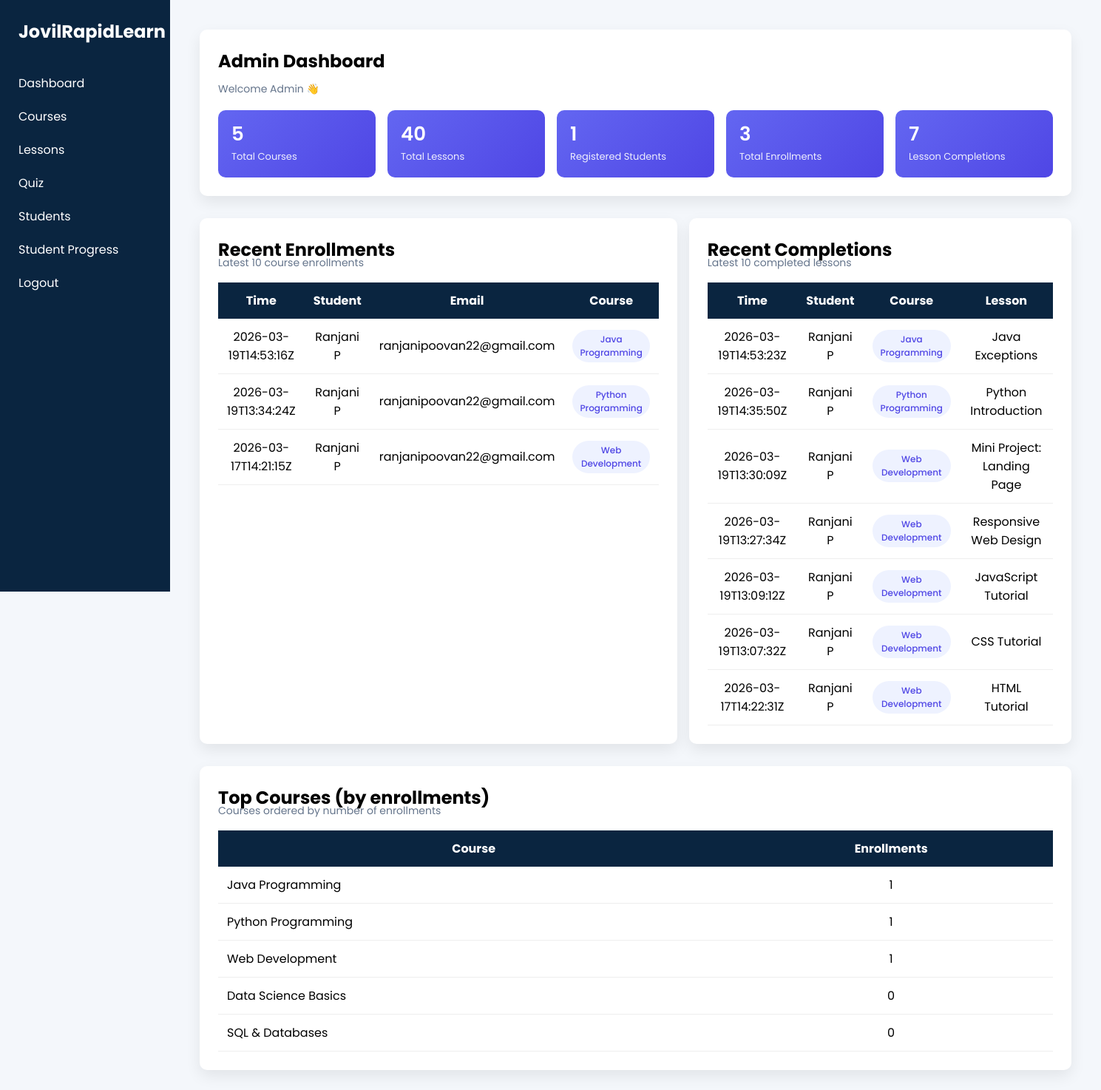
The page /admin on the database its author committed.
### tables this page shows
CREATE TABLE enrollments(
id INTEGER PRIMARY KEY AUTOINCREMENT,
user_id INTEGER,
course_id INTEGER,
enrolled_at TEXT,
UNIQUE(user_id, course_id)
);

CREATE TABLE users(
id INTEGER PRIMARY KEY AUTOINCREMENT,
name TEXT,
email TEXT,
password TEXT
);

CREATE TABLE courses(
id INTEGER PRIMARY KEY AUTOINCREMENT,
course TEXT,
description TEXT
);

CREATE TABLE lesson_progress(
id INTEGER PRIMARY KEY AUTOINCREMENT,
user_id INTEGER,
lesson_id INTEGER,
completed_at TEXT,
UNIQUE(user_id, lesson_id)
);

CREATE TABLE lessons(
id INTEGER PRIMARY KEY AUTOINCREMENT,
course_id INTEGER,
title TEXT,
content TEXT,
video_url TEXT
,
audio_url TEXT
);

### app.py (the view)
@app.route("/admin")
def admin():
    view = request.args.get("view")
    cursor.execute("SELECT * FROM courses")
    courses = cursor.fetchall()
    cursor.execute("SELECT * FROM users")
    users = cursor.fetchall()
    cursor.execute("SELECT * FROM lessons")
    lessons = cursor.fetchall()
    cursor.execute("SELECT COUNT(*) FROM enrollments")
    total_enrollments = cursor.fetchone()[0]
    cursor.execute("SELECT COUNT(*) FROM lesson_progress")
    total_completions = cursor.fetchone()[0]
    cursor.execute("""
        SELECT e.enrolled_at, u.name, u.email, c.course, c.id
        FROM enrollments e
        JOIN users u ON u.id = e.user_id
        JOIN courses c ON c.id = e.course_id
        ORDER BY e.enrolled_at DESC
        LIMIT 10
    """)
    recent_enrollments = cursor.fetchall()
    cursor.execute("""
        SELECT lp.completed_at, u.name, c.course, l.title
        FROM lesson_progress lp
        JOIN users u ON u.id = lp.user_id
        JOIN lessons l ON l.id = lp.lesson_id
        JOIN courses c ON c.id = l.course_id
        ORDER BY lp.completed_at DESC
        LIMIT 10
    """)
    recent_completions = cursor.fetchall()
    cursor.execute("""
        SELECT c.id, c.course, COUNT(e.id) AS enrollments
        FROM courses c
        LEFT JOIN enrollments e ON e.course_id = c.id
        GROUP BY c.id
        ORDER BY enrollments DESC, c.course ASC
        LIMIT 10
    """)
    top_courses = cursor.fetchall()
    cursor.execute("""
        SELECT
            u.id AS user_id, u.name, u.email,
            c.id AS course_id, c.course,
            COALESCE(lp.completed, 0) AS completed,
            COALESCE(lc.total, 0) AS total,
            ca.passed AS final_passed
        FROM enrollments e
        JOIN users u ON u.id = e.user_id
        JOIN courses c ON c.id = e.course_id
        LEFT JOIN (
            SELECT course_id, COUNT(*) AS total
            FROM lessons
            GROUP BY course_id
        ) lc ON lc.course_id = c.id
        LEFT JOIN (
            SELECT l.course_id, lp.user_id, COUNT(*) AS completed
            FROM lesson_progress lp
            JOIN lessons l ON l.id = lp.lesson_id
            GROUP BY l.course_id, lp.user_id
        ) lp ON lp.course_id = c.id AND lp.user_id = u.id
        LEFT JOIN course_assessments ca ON ca.user_id = u.id AND ca.course_id = c.id
            AND ca.id = (SELECT MAX(id) FROM course_assessments ca2 WHERE ca2.user_id = u.id AND ca2.course_id = c.id)
        ORDER BY u.name ASC, c.course ASC
    """)
    student_progress = cursor.fetchall()
    course_avg = {}
    for r in student_progress:
        cname = r[4]
        total_lessons = r[6] or 0
        completed = r[5] or 0
        pct = int((completed * 100) / total_lessons) if total_lessons else 0
        if cname not in course_avg:
            course_avg[cname] = []
        course_avg[cname].append(pct)
    course_progress_chart = [(c, sum(v) // len(v) if v else 0) for c, v in course_avg.items()]
    return render_template(
        "admin.html",
        courses=courses,
        users=users,
        lessons=lessons,
        view=view,
        total_enrollments=total_enrollments,
        total_completions=total_completions,
        recent_enrollments=recent_enrollments,
        recent_completions=recent_completions,
        top_courses=top_courses,
        student_progress=student_progress,
        course_progress_chart=course_progress_chart,
    )

### templates/admin.html (shortened to what this page needs)
<!DOCTYPE html>
<html>
<head>
</head>
<body>
<div class="sidebar">
<h2>JovilRapidLearn</h2>
<a href="/admin">Dashboard</a>
<a href="/admin?view=courses">Courses</a>
<a href="/admin?view=lessons">Lessons</a>
<a href="/admin?view=quiz">Quiz</a>
<a href="/admin?view=students">Students</a>
<a href="/admin?view=progress">Student Progress</a>
<a href="/logout">Logout</a>
</div>
<div class="main">
{% if view == None %}
<div class="card">
<h2>Admin Dashboard</h2>
<p style="margin-top:10px;" class="muted">Welcome Admin 👋</p>
<div class="stats">
  <div class="stat">
    <div class="num">{{courses|length}}</div>
    <div class="label">Total Courses</div>
  </div>
  <div class="stat">
    <div class="num">{{lessons|length}}</div>
    <div class="label">Total Lessons</div>
  </div>
  <div class="stat">
    <div class="num">{{users|length}}</div>
    <div class="label">Registered Students</div>
  </div>
  <div class="stat">
    <div class="num">{{total_enrollments}}</div>
    <div class="label">Total Enrollments</div>
  </div>
  <div class="stat">
    <div class="num">{{total_completions}}</div>
    <div class="label">Lesson Completions</div>
  </div>
</div>
</div>
<div class="grid2">
  <div class="card">
    <h2>Recent Enrollments</h2>
    <p class="muted" style="margin-top:-10px;margin-bottom:16px;">Latest 10 course enrollments</p>
    <div class="table-wrap">
      <table>
        <tr>
          <th>Time</th>
          <th>Student</th>
          <th>Email</th>
          <th>Course</th>
        </tr>
        {% for r in recent_enrollments %}
        <tr>
          <td>{{ r[0] }}</td>
          <td>{{ r[1] }}</td>
          <td>{{ r[2] }}</td>
          <td><span class="pill">{{ r[3] }}</span></td>
        </tr>
        {% endfor %}
      </table>
    </div>
  </div>
  <div class="card">
    <h2>Recent Completions</h2>
    <p class="muted" style="margin-top:-10px;margin-bottom:16px;">Latest 10 completed lessons</p>
    <div class="table-wrap">
      <table>
        <tr>
          <th>Time</th>
          <th>Student</th>
          <th>Course</th>
          <th>Lesson</th>
        </tr>
        {% for r in recent_completions %}
        <tr>
          <td>{{ r[0] }}</td>
          <td>{{ r[1] }}</td>
          <td><span class="pill">{{ r[2] }}</span></td>
          <td>{{ r[3] }}</td>
        </tr>
        {% endfor %}
      </table>
    </div>
  </div>
</div>
<div class="card">
  <h2>Top Courses (by enrollments)</h2>
  <p class="muted" style="margin-top:-10px;margin-bottom:16px;">Courses ordered by number of enrollments</p>
  <div class="table-wrap">
    <table>
      <tr>
        <th>Course</th>
        <th>Enrollments</th>
      </tr>
      {% for c in top_courses %}
      <tr>
        <td style="text-align:left;">{{ c[1] }}</td>
        <td>{{ c[2] }}</td>
      </tr>
      {% endfor %}
    </table>
  </div>
</div>
{% endif %}
</div>
</body>
</html>

### templates/admin.html (style rules this page uses)
* { margin:0; padding:0; box-sizing:border-box; font-family:'Poppins',sans-serif; }
body { display:flex; background:#f4f7fb; }
.sidebar { width:230px; background:#0a2540; height:100vh; color:white; padding:25px; }
.sidebar h2 { margin-bottom:40px; }
.sidebar a { display:block; color:white; text-decoration:none; margin-bottom:20px; }
.main { flex:1; padding:40px; }
.card { background:white; padding:25px; border-radius:10px; box-shadow:0 8px 20px rgba(0,0,0,0.08); margin-bottom:30px; }
table { width:100%; border-collapse:collapse; background:white; }
th { background:#0a2540; color:white; padding:12px; }
td { padding:12px; text-align:center; border-bottom:1px solid #eee; }
.stats { display:grid; grid-template-columns:repeat(auto-fit,minmax(190px,1fr)); gap:16px; margin-top:18px; }
.stat { background:linear-gradient(135deg,#6366f1,#4f46e5); color:white; border-radius:10px; padding:18px 18px; }
.stat .num { font-size:26px;font-weight:600;line-height:1.1; }
.stat .label { opacity:.9;font-size:13px;margin-top:6px; }
.grid2 { display:grid; grid-template-columns:1fr 1fr; gap:16px; }
.muted { color:#64748b;font-size:14px; }
.table-wrap { overflow:auto; }
.pill { display:inline-block; padding:4px 10px; border-radius:999px; font-size:12px; font-weight:500; background:#eef2ff; color:#4f46e5; }

### rows shown on the page
enrollments: enrolled_at "2026-03-19T14:53:16Z", name "Ranjani P", email "ranjanipoovan22@gmail.com", course "Java Programming"
enrollments: enrolled_at "2026-03-19T13:34:24Z", name "Ranjani P", email "ranjanipoovan22@gmail.com", course "Python Programming"
enrollments: enrolled_at "2026-03-17T14:21:15Z", name "Ranjani P", email "ranjanipoovan22@gmail.com", course "Web Development"
lesson_progress: completed_at "2026-03-19T14:53:23Z", name "Ranjani P", course "Java Programming", title "Java Exceptions"
lesson_progress: completed_at "2026-03-19T14:35:50Z", name "Ranjani P", course "Python Programming", title "Python Introduction"
lesson_progress: completed_at "2026-03-19T13:30:09Z", name "Ranjani P", course "Web Development", title "Mini Project: Landing Page"
lesson_progress: completed_at "2026-03-19T13:27:34Z", name "Ranjani P", course "Web Development", title "Responsive Web Design"
lesson_progress: completed_at "2026-03-19T13:09:12Z", name "Ranjani P", course "Web Development", title "JavaScript Tutorial"
lesson_progress: completed_at "2026-03-19T13:07:32Z", name "Ranjani P", course "Web Development", title "CSS Tutorial"
lesson_progress: completed_at "2026-03-17T14:22:31Z", name "Ranjani P", course "Web Development", title "HTML Tutorial"
courses: course "Java Programming", c "1"
courses: course "Python Programming", c "1"
courses: course "Web Development", id "1"
courses: course "Data Science Basics", c "0"
courses: course "SQL & Databases", c "0"

### other values the page prints
{{ courses|length }} "5"
{{ lessons|length }} "40"
{{ users|length }} "1"
{{ total_enrollments }} "3"
{{ total_completions }} "7"
